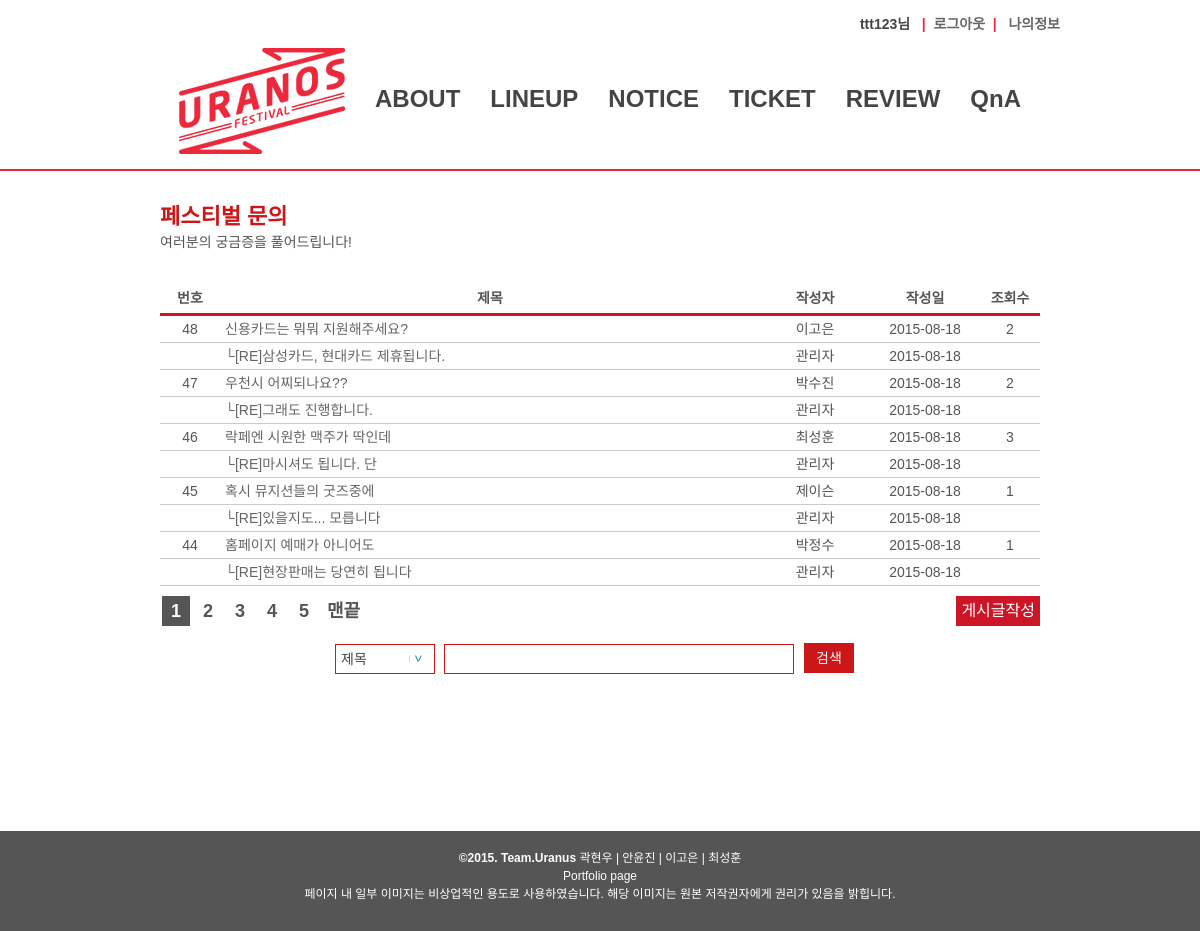
Page /qna/list.php (signed in) on the committed database.
### tables this page shows
CREATE TABLE IF NOT EXISTS `qna` (
  `num` int(11) NOT NULL AUTO_INCREMENT,
  `idno` varchar(15) NOT NULL,
  `group_num` int(11) NOT NULL,
  `depth` int(11) NOT NULL,
  `password` varchar(100) NOT NULL,
  `name` varchar(10) NOT NULL,
  `subject` varchar(100) NOT NULL,
  `content` text NOT NULL,
  `date` datetime DEFAULT NULL,
  `hit` int(11) DEFAULT '0',
  PRIMARY KEY (`num`)
);

CREATE TABLE IF NOT EXISTS `re_qna` (
  `no` int(11) NOT NULL AUTO_INCREMENT,
  `parent` varchar(15) NOT NULL,
  `id` varchar(15) NOT NULL,
  `password` varchar(100) NOT NULL,
  `name` varchar(10) NOT NULL,
  `subject` varchar(100) NOT NULL,
  `content` text NOT NULL,
  `date` datetime DEFAULT NULL,
  PRIMARY KEY (`no`)
);

### qna/list.php (the view, shortened to what this page needs)
<?php
 $uid = $_SESSION[ses_uid];
 include "../lib/conn.php";
 include "../lib/paging.php";
	$search = "";
	$cnt_qurey = "select *  from qna where 1 $search";
		$cnt_result = mysql_query($cnt_qurey,$connect);
		$row =mysql_num_rows($cnt_result);
	if($_GET[page] && $_GET[page] > 0){
		$page = $_GET[page];
	}else{
		$page = 1;
	}
	$page_row = 5;
	$page_scale = 5;
	$from_record = ($page - 1) * $page_row;
	$paging_search = "&searchColumn=".$_GET['searchColumn']."&searchText=".$_GET['searchText'];
		$paging = paging($page, $page_row, $page_scale, $row, $paging_search);
		$page_que = "select * from qna where 1 ".$search." order by num desc limit  $from_record, $page_row";
		$result =mysql_query($page_que,$connect);
		$row1 = mysql_num_rows($result);
?>
<!DOCTYPE html>
<html>
<head>
  <link rel="stylesheet" type="text/css" href="../css/common.css">
  <link rel="stylesheet" type="text/css" href="../css/qna_list_form.css">
</head>
<body>
  <div id="wraper">
    <header>
    <nav>
	  <?php include "../lib/top_login2.php"; ?>
      <?php include "../lib/top_menu2.php"; ?>
    </nav>
	 </header>
    <section>
		<h2>페스티벌 문의</h2>
		<h3>여러분의 궁금증을 풀어드립니다!</h3><br/><br/>
		<table border="1">
			<thead>
				<tr>
					<th style="width:60px">번호</th>
					<th>제목</th>
					<th style="width:110px">작성자</th>
					<th style="width:110px">작성일</th>
					<th style="width:60px">조회수</th>
				</tr>
			</thead>
			<tbody>
						<?php
							for ($i = 0; $i < $row1; $i++){
								$num = mysql_result($result, $i, 0);
								$name = mysql_result($result, $i, 5);
								$subject = mysql_result($result, $i, 6);
								$datetime = mysql_result($result, $i, 8);
								$date = substr($datetime,0,10);
								$hit = mysql_result($result, $i, 9);
						?>
				<tr>
					<td align='center'><? echo $num ?></td>
					<td><a href="./view.php?num=<? echo $num ?>&page=<?=$page?>
"><? echo $subject ?></a>
					</td>
					<td align='center'><? echo $name ?></td>
					<td align='center'><? echo $date ?></td>
					<td align='center'><? echo $hit ?></td>
				</tr>
						<?php
						$re_sql = "select * from re_qna where parent = '$num'";
						$re_result = mysql_query($re_sql, $connect);
						$re_row = mysql_fetch_array($re_result);
						$re_no = $re_row[no];
						$re_subject = $re_row[subject];
								$re_date = substr($datetime,0,10);
						if($re_subject){
							echo "<tr>
							<td></td>
							<td><a href='./re_view.php?no=$re_no&page=$page'>└[RE]$re_subject</a></td>
							<td align='center'>$re_row[name]</td>
							<td align='center'>$re_date</td>
							<td></td>
							</td>";
						}
							}
						?>
			</tbody>
		</table>
		<div id='paging'>
			<? echo $paging ?>
		</div>
		<?
			if($uid){
			echo "<div class='alink_btn'><a href='write_form.php'>게시글작성</a></div>";
			}
		?>
		<div class="search">
			<form action="list.php" method="get">
				<label><select name="searchColumn">
					<option <?php echo $_GET['searchColumn']=='subject'?'selected="selected"':null?> value="subject">제목</option>
				</select></label>
				<input type="text" name="searchText" value="<?php echo isset($searchText)?$searchText:null?>">
				<button type="submit">검색</button>
			</form>
		</div>
    </section>
    <footer>
        <?php include "../lib/footer.php"; ?>
    </footer>
  </div>
</body>
</html>

### css/common.css (style rules this page uses)
html, body, div, span, object, iframe, h1, h2, h3, h4, h5, h6, p, blockquote, pre, abbr, address, cite, code, del, dfn, em, img, ins, kbd, q, samp, small, strong, sub, sup, var, b, i, dl, dt, dd, ol, ul, li, fieldset, form, label, legend, table, caption, tbody, tfoot, thead, tr, th, td, article, aside, canvas, details, figcaption, figure, footer, header, hgroup, menu, nav, section, summary, time, mark, audio, video { margin:0; padding:0; border:0; outline:0; font-size:100%; vertical-align:baseline; background:transparent; }
body { line-height:1; }
article,aside,details,figcaption,figure, footer,header,hgroup,menu,nav,section { display:block; }
a { margin:0; padding:0; font-size:100%; vertical-align:baseline; background:transparent; }
a { selector-dummy : expression(this.hideFocus=true); }
a, a:active, a:focus, a:hover, a:link, a:visited { -moz-outline:none; outline:none; color: #666; text-decoration: none; }
table { border-collapse:collapse; border-spacing:0; }
input, select { vertical-align:middle; }
body { background:#ffffff; font-family: '나눔고딕',NanumGothic, Dotum, '돋움', sans-serif; max-width:100%; width:100%; }
section { width:880px; min-height:600px; padding: 30px 50px; background: #ffffff; height:100%; margin: 0 auto; }
header { max-width:100%; width:100%; text-align:center; border-bottom:2px solid #ee283b; }
nav { display:inline-block; max-width:920px; width:920px; padding: 15px 0; }
#paging { display: inline-block; margin: 10px auto; min-width:500px; width:500px; overflow: hidden; font-size:18px; color: #cc0000; }
footer { width: 100%; height:100px; background: #555555; }

### css/qna_list_form.css (style rules this page uses)
section { width:880px; height: 100%; padding: 30px 50px; background: #ffffff; margin: 0 auto; }
h2 { font-size: 22px; line-height:32px; color:#cc1618; font-weight:600; }
h3 { font-size: 14px; line-height:18px; color:#555555; font-weight:500; }
table { width: 100%; border-collapse: none; border-spacing: none; }
th { border-bottom:#cc1628 3px solid; font-weight: 500px; font-size: 14px; color:#555555; line-height: 30px; }
td { font-size: 14px; color:#555555; line-height: 26px; padding:0 5px; }
tr { border-bottom: 1px solid #cccccc; }
.search { width: 530px; margin: 0 auto; }
select { width: 100px; height: 30px; font-size:14px; border: #cc1618 solid 1px; padding:5px; margin: 5px 5px 5px 0; background: #ffffff; color:#444444; outline:none; display: inline-block; -webkit-appearance:none; -moz-appearance:none; appearance:none; cursor:pointer; }
@media screen and (-webkit-min-device-pixel-ratio:0) { select { padding-right:18px } }
label { position:relative }
label:after { content:'>'; font-size:12px; color:#038a8f; -webkit-transform:rotate(90deg); -moz-transform:rotate(90deg); -ms-transform:rotate(90deg); transform:rotate(90deg); right:20px; top:2px; padding:0 0 2px; border-bottom:1px solid #ddd; position:absolute; pointer-events:none; }
label:before { content:''; right:6px; top:0px; width:20px; height:20px; position:absolute; pointer-events:none; display:block; }
input[type="text"] { width: 338px; height: 28px; background: #ffffff; border: #cc1618 solid 1px; margin: 5px 5px 5px 0; padding: 0 5px; }
button[type="submit"] { cursor: pointer; display: inline-block; width: 50px; line-height: 30px; color: #ffffff; text-align: center; font-size: 14px; font-weight:500; border: 0; padding:0px; background: #cc1618; }
.alink_btn { display: inline-block; float:right; }
.alink_btn a { display: inline-block; padding: 0 5px; line-height:30px; font:14px 500; color: #ffffff; background: #cc1628; margin: 10px 0; }

### rows in the picture
qna: num "48", subject "신용카드는 뭐뭐 지원해주세요?", name "이고은", date "2015-08-18", hit "2", re_qna.subject "삼성카드, 현대카드 제휴됩니다.", re_qna.name "관리자"
qna: num "47", subject "우천시 어찌되나요??", name "박수진", date "2015-08-18", hit "2", re_qna.subject "그래도 진행합니다.", re_qna.name "관리자"
qna: num "46", subject "락페엔 시원한 맥주가 딱인데", name "최성훈", date "2015-08-18", hit "3", re_qna.subject "마시셔도 됩니다. 단", re_qna.name "관리자"
qna: num "45", subject "혹시 뮤지션들의 굿즈중에", name "제이슨", date "2015-08-18", hit "1", re_qna.subject "있을지도... 모릅니다", re_qna.name "관리자"
qna: num "44", subject "홈페이지 예매가 아니어도", name "박정수", date "2015-08-18", hit "1", re_qna.subject "현장판매는 당연히 됩니다", re_qna.name "관리자"

### other values in the picture
$_SESSION['ses_uid'] "ttt123"
